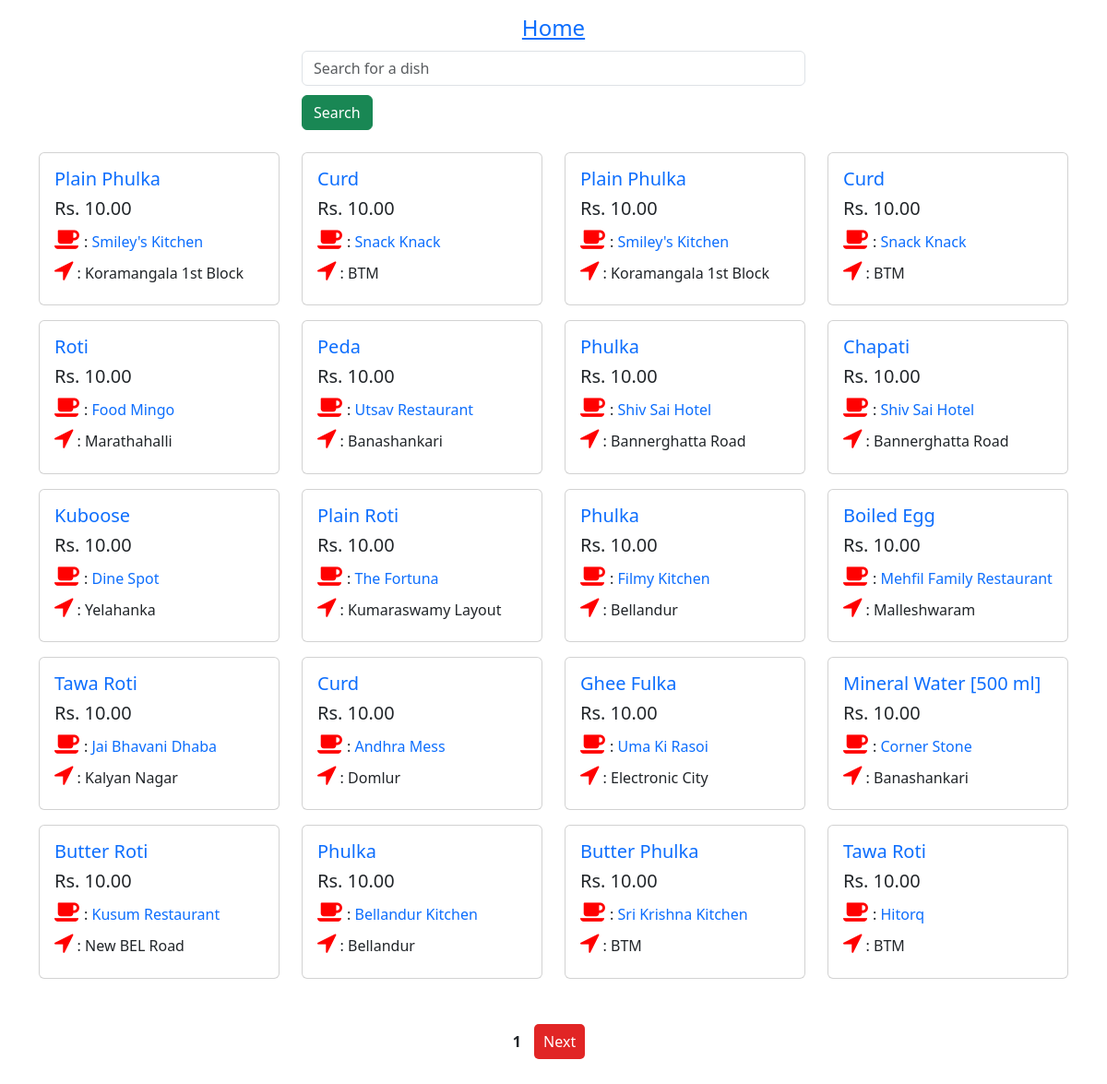
The page / on the database its author committed.
### myapp/models.py (models this page shows)
class Dish(models.Model):
	restaurant = models.ForeignKey(Restaurant, on_delete=models.CASCADE)
	name = models.CharField(max_length=200)
	rate = models.CharField(max_length=50)

class Restaurant(models.Model):
	restaurantId = models.BigAutoField(primary_key=True, auto_created=False)
	name = models.CharField(max_length=200)
	city = models.CharField(max_length=200)
	location = models.CharField(max_length=500, null=True, blank=True)
	cuisine = models.CharField(max_length=400, null=True, blank=True)
	coordinates = models.CharField(max_length=500)
	rating = models.FloatField()

### myapp/views.py (the view)
# urls.py: path('', views.home, name='home'),
def home(request):
  all = Dish.objects.all().order_by('rate')
  paginator = Paginator(all, 20)
  page = request.GET.get('page')
  dishes = paginator.get_page(page)
  context = dict(dishes=dishes)
  return render(request, 'myapp/home.html', context)

### myapp/templates/myapp/home.html (shortened to what this page needs)
{% extends 'myapp/base.html' %}
{% block content %}
<div class="container mt-2">
  <div class="row">
    {% if dishes %}
      {% for dish in dishes %}
      <div class="col-md-3 mt-2 mb-2">
        <div class="card">
          <div class="card-body">
            <h5><a href="{% url 'dish-detail' dish.id %}" style="text-decoration: none;">{{dish.name}}</a> </h5>
            <h5>Rs. {{dish.rate}}</h5>
             <h6><i class='fa fa-coffee' style='font-size:26px;color:red'></i> : <a href="{% url 'restaurant-detail' dish.restaurant.restaurantId %}" style="text-decoration: none;">{{dish.restaurant.name}} </a></h6>
           <h6> <i class='fa fa-location-arrow' style='font-size:26px;color:red'></i> :
            {{dish.restaurant.city}}</h6>
          </div>
        </div>
      </div>
      {% empty %}
        No dishes found.
      {% endfor %}
    {% endif %}
  </div>
</div>
<div style="text-align: center;" class="mt-5 mb-5">
  <span> <strong>{{dishes.number}}</strong></span>
  {%if dishes.has_next %}
    <a href="?page={{dishes.next_page_number}}" class="link">Next</a>
  {% endif %}
</div>
{% endblock content %}

### myapp/templates/myapp/base.html (shortened to what this page needs)
<!DOCTYPE html>{% load static %}
<html lang="en">
<head>
  <link href="https://cdn.jsdelivr.net/npm/bootstrap@5.3.0/dist/css/bootstrap.min.css" rel="stylesheet">
  <link rel="stylesheet" href="{% static 'myapp/css/style.css' %}">
  <link rel="stylesheet" href="https://cdnjs.cloudflare.com/ajax/libs/font-awesome/4.7.0/css/font-awesome.min.css">
</head>
<body>
  <div class="container">
    <div class="row mt-3">
      <div class="col-md-6 offset-md-3">
        <div class="text-center">
          <a href="{% url 'home' %}"><h4>Home</h4></a>
        </div>
        <form action="{% url 'search' %}" method="get" id="form">
          <input type="text" name="query" class="form-control" id="search" placeholder="Search for a dish">
          <div>
            <button type="submit" class="btn btn-success">Search</button>
          </div>
      </form>
      </div>
    </div>
  </div>
  {% block content %} {% endblock content %}
</body>
</html>

### myapp/static/myapp/css/style.css (style rules this page uses)
input, select { width: 100%; margin: 10px 0; padding: 10px; caret-color: rgb(69, 187, 233); border: 1px solid #ccc; border-radius: 5px; font-size: 15px; }
.link { margin: 2px 10px; padding: 8px 10px; text-decoration: none; background-color: rgb(225, 37, 37); color: white; border-radius: 5px; font-size: 16px; }

### rows shown on the page
Dish: name "Plain Phulka", rate "10.00", restaurant.name "Smiley's Kitchen", restaurant.city "Koramangala 1st Block"
Dish: name "Curd", rate "10.00", restaurant.name "Snack Knack", restaurant.city "BTM"
Dish: name "Plain Phulka", rate "10.00", restaurant.name "Smiley's Kitchen", restaurant.city "Koramangala 1st Block"

### other values the page prints
{{ dishes.number }} "1"
